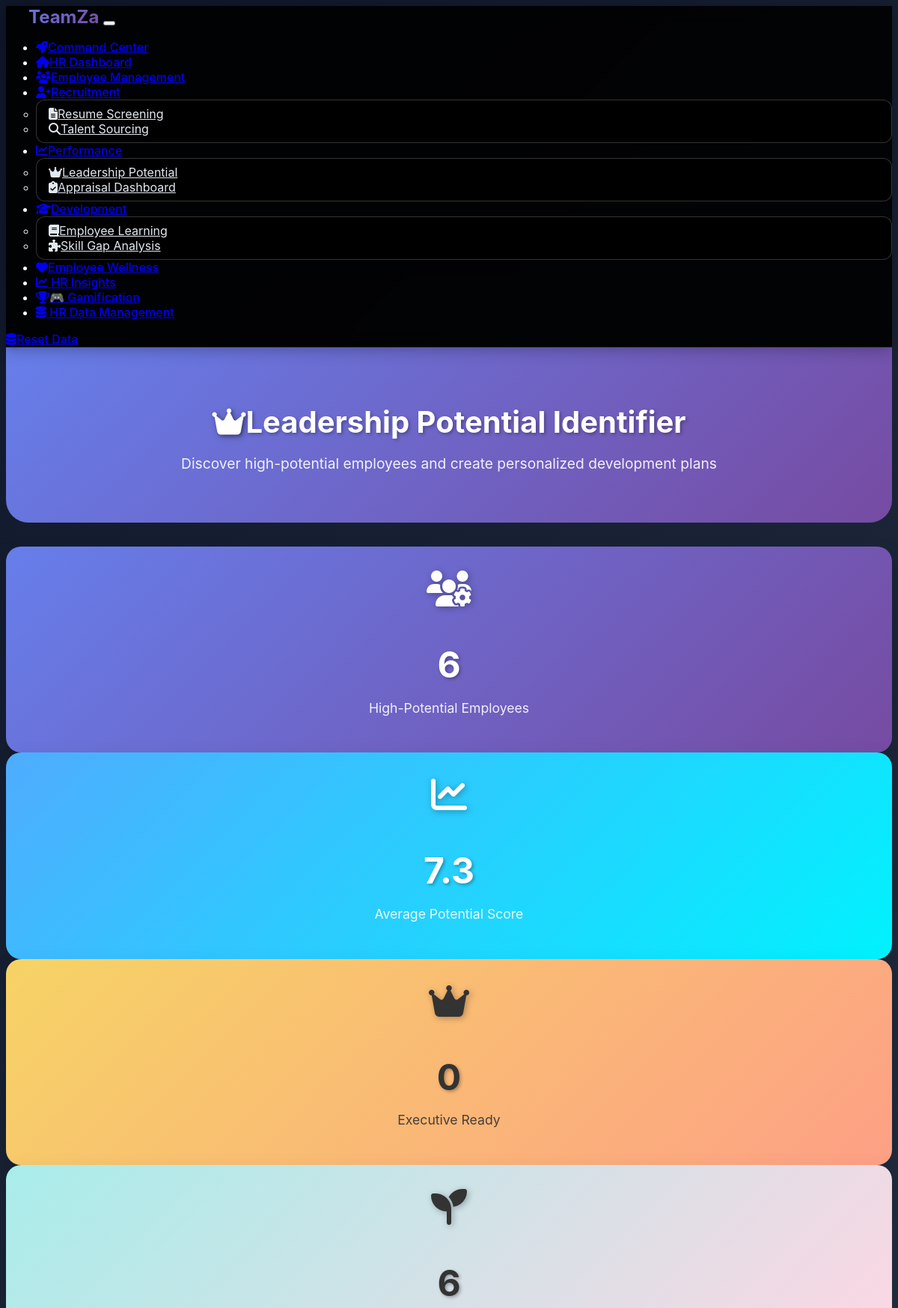
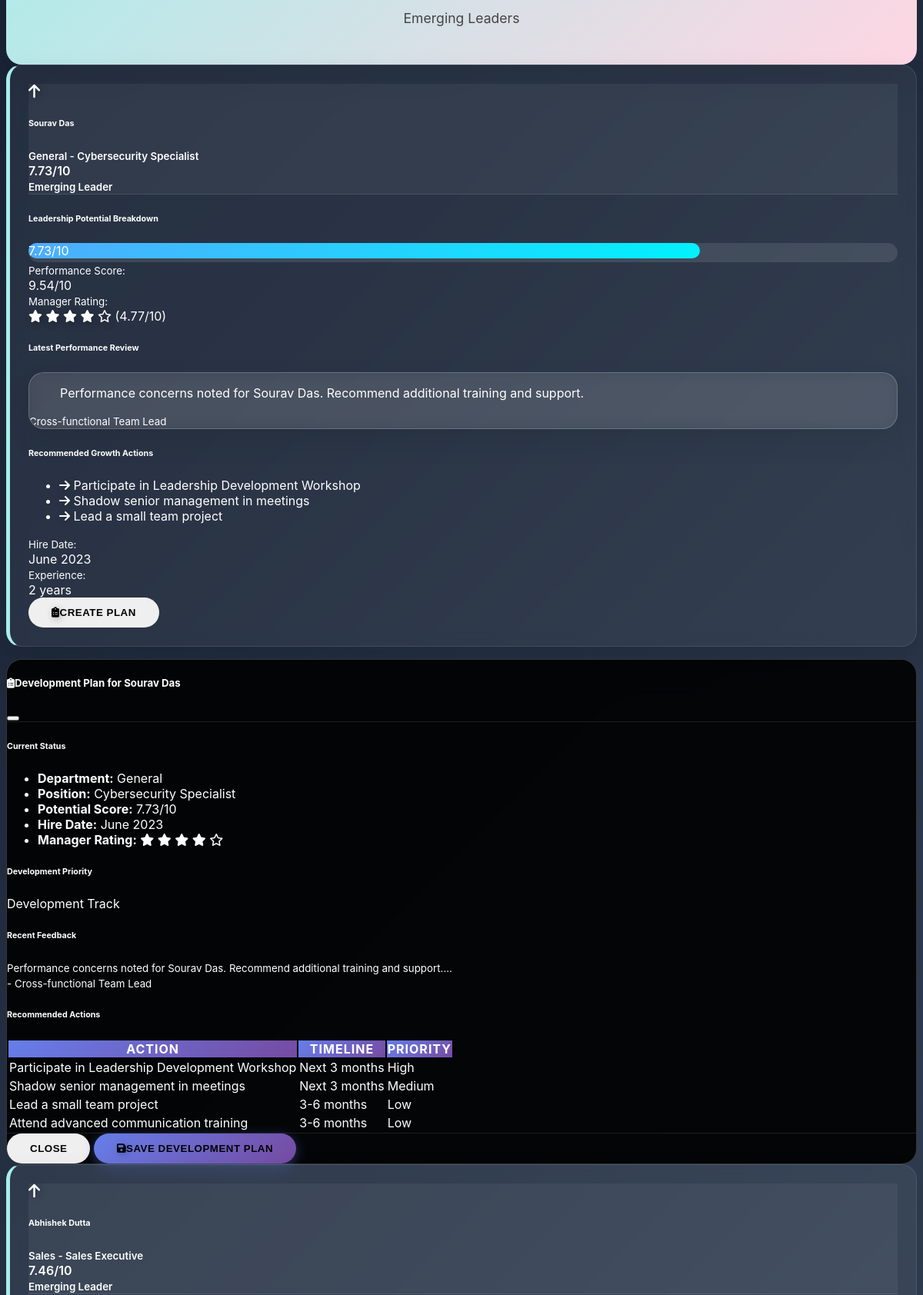
The page /leadership-potential (upper part) on the database its author committed (2 pictures, top to bottom).
### models.py (models this page shows, shortened)
class Employee(db.Model):
    id = db.Column(db.Integer, primary_key=True)
    name = db.Column(db.String(100), nullable=False)
    email = db.Column(db.String(120), unique=True, nullable=False)
    department = db.Column(db.String(50), nullable=False)
    position = db.Column(db.String(100), nullable=False)
    hire_date = db.Column(db.Date, nullable=False)
    current_salary = db.Column(db.Float, default=0.0)
    performance_score = db.Column(db.Float, default=0.0)
    skills = db.Column(Text)  # JSON string of skills
    gender = db.Column(db.String(20))
    region = db.Column(db.String(50))
    age = db.Column(db.Integer)
    experience_years = db.Column(db.Integer)
    manager_rating = db.Column(db.Float)
    last_hike_date = db.Column(db.Date)
    last_promotion_date = db.Column(db.Date)
    skill_gaps = db.Column(db.String(500))
    status = db.Column(db.String(20), default='active')  # active, inactive, terminated
    created_at = db.Column(db.DateTime, default=datetime.utcnow)

### routes.py (the view)
@app.route('/leadership-potential')
def leadership_potential():
    employees = Employee.query.all()
    reviewers = [
        "Mr. Prabhu Narayan (Team Lead)",
        "Ms. Dhruti Chand (Managing Director)",
        "Ms. Pratibha Sharma (Recruitment Officer)"
    ]
    leadership_candidates = []
    reviewer_usage = {reviewer: 0 for reviewer in reviewers}
    for employee in employees:
        potential_score = hr_analytics.calculate_leadership_potential(employee)
        if potential_score > 7.0:  # High potential threshold
            growth_actions = hr_analytics.suggest_growth_actions(employee, potential_score)
            manager_rating = employee.manager_rating or 7.0
            review_data = hr_analytics.generate_performance_review_with_reviewer(
                employee.name, manager_rating
            )
            leadership_candidates.append({
                'employee': employee,
                'potential_score': potential_score,
                'growth_actions': growth_actions,
                'review': review_data['feedback'],
                'reviewer': review_data['reviewer'],
                'star_rating': int(review_data['overall_rating'])
            })
    leadership_candidates.sort(key=lambda x: x['potential_score'], reverse=True)
    return render_template('leadership_potential.html',
                         candidates=leadership_candidates)

### templates/leadership_potential.html (shortened to what this page needs)
{% extends "base.html" %}
{% block content %}
<div class="page-header fade-in">
    <div class="container">
        <h1><i class="fas fa-crown me-3"></i>Leadership Potential Identifier</h1>
        <p>Discover high-potential employees and create personalized development plans</p>
    </div>
</div>
<div class="container">
{% if candidates %}
<div class="row mb-5">
    <div class="col-lg-3 col-md-6 mb-4">
        <div class="card bg-primary fade-in dashboard-stat" style="animation-delay: 0.1s;">
            <div class="card-body">
                <i class="fas fa-users-cog fa-3x mb-3"></i>
                <h3>{{ candidates|length }}</h3>
                <p>High-Potential Employees</p>
            </div>
        </div>
    </div>
    <div class="col-lg-3 col-md-6 mb-4">
        <div class="card bg-success fade-in dashboard-stat" style="animation-delay: 0.2s;">
            <div class="card-body">
                <i class="fas fa-chart-line fa-3x mb-3"></i>
                <h3>{{ (candidates|map(attribute='potential_score')|sum / candidates|length)|round(1) }}</h3>
                <p>Average Potential Score</p>
            </div>
        </div>
    </div>
    <div class="col-lg-3 col-md-6 mb-4">
        <div class="card bg-warning fade-in dashboard-stat" style="animation-delay: 0.3s;">
            <div class="card-body">
                <i class="fas fa-crown fa-3x mb-3"></i>
                <h3>{{ candidates|selectattr('potential_score', 'ge', 8.5)|list|length }}</h3>
                <p>Executive Ready</p>
            </div>
        </div>
    </div>
    <div class="col-lg-3 col-md-6 mb-4">
        <div class="card bg-info fade-in dashboard-stat" style="animation-delay: 0.4s;">
            <div class="card-body">
                <i class="fas fa-seedling fa-3x mb-3"></i>
                <h3>{{ candidates|selectattr('potential_score', 'ge', 7.0)|selectattr('potential_score', 'lt', 8.5)|list|length }}</h3>
                <p>Emerging Leaders</p>
            </div>
        </div>
    </div>
</div>
<div class="row">
    {% for candidate in candidates %}
    <div class="col-lg-6 mb-4">
        <div class="card h-100 employee-card fade-in" style="animation-delay: {{ loop.index0 * 0.1 }}s; border-left: 5px solid {% if candidate.potential_score >= 8.5 %}#f6d365{% elif candidate.potential_score >= 8.0 %}#4facfe{% else %}#a8edea{% endif %}">
            <div class="card-header d-flex justify-content-between align-items-center">
                <div class="d-flex align-items-center">
                    <div class="me-3">
                        {% if candidate.potential_score >= 8.5 %}
                        <i class="fas fa-crown text-warning fa-lg"></i>
                        {% elif candidate.potential_score >= 8.0 %}
                        <i class="fas fa-star text-success fa-lg"></i>
                        {% else %}
                        <i class="fas fa-arrow-up text-info fa-lg"></i>
                        {% endif %}
                    </div>
                    <div>
                        <h6 class="mb-0">{{ candidate.employee.name }}</h6>
                        <small class="text-muted">{{ candidate.employee.department }} - {{ candidate.employee.position }}</small>
                    </div>
                </div>
                <div class="text-end">
                    <div class="badge bg-{% if candidate.potential_score >= 8.5 %}warning{% elif candidate.potential_score >= 8.0 %}success{% else %}info{% endif %} fs-6">
                        {{ candidate.potential_score }}/10
                    </div>
                    <div>
                        <small class="text-muted">
                            {% if candidate.potential_score >= 8.5 %}
                            Executive Ready
                            {% elif candidate.potential_score >= 8.0 %}
                            High Potential
                            {% else %}
                            Emerging Leader
                            {% endif %}
                        </small>
                    </div>
                </div>
            </div>
            <div class="card-body">
                <div class="mb-3">
                    <h6 class="mb-2">Leadership Potential Breakdown</h6>
                    <div class="progress mb-2" style="height: 25px;">
                        <div class="progress-bar bg-{% if candidate.potential_score >= 8.5 %}warning{% elif candidate.potential_score >= 8.0 %}success{% else %}info{% endif %}"
                             style="width: {{ candidate.potential_score * 10 }}%">
                            {{ candidate.potential_score }}/10
                        </div>
                    </div>
                </div>
                <div class="row mb-3">
                    <div class="col-6">
                        <small class="text-muted">Performance Score:</small>
                        <div class="fw-bold">{{ candidate.employee.performance_score or 'N/A' }}/10</div>
                    </div>
                    <div class="col-6">
                        <small class="text-muted">Manager Rating:</small>
                        <div class="fw-bold">
                            {% for i in range(candidate.star_rating) %}
                            <i class="fas fa-star text-warning"></i>
                            {% endfor %}
                            {% for i in range(5 - candidate.star_rating) %}
                            <i class="far fa-star text-muted"></i>
                            {% endfor %}
                            ({{ candidate.employee.manager_rating or 'N/A' }}/10)
                        </div>
                    </div>
                </div>
                <div class="mb-3">
                    <h6 class="mb-2">Latest Performance Review</h6>
                    <div class="card border-light">
                        <div class="card-body p-3">
                            <blockquote class="blockquote mb-2">
                                <p class="mb-0 small">{{ candidate.review }}</p>
                            </blockquote>
                            <footer class="blockquote-footer mb-0">
                                <small>{{ candidate.reviewer }}</small>
                            </footer>
                        </div>
                    </div>
                </div>
                <div class="mb-4">
                    <h6 class="mb-2">Recommended Growth Actions</h6>
                    <ul class="list-unstyled">
                        {% for action in candidate.growth_actions[:3] %}
                        <li class="mb-2">
                            <i class="fas fa-arrow-right text-primary me-2"></i>
                            <span class="small">{{ action }}</span>
                        </li>
                        {% endfor %}
                    </ul>
                </div>
                <div class="d-flex justify-content-between align-items-center">
                    <div>
                        <small class="text-muted">Hire Date:</small>
                        <div class="small">
                            {% if candidate.employee.hire_date %}
                                {{ candidate.employee.hire_date.strftime('%B %Y') }}
                            {% else %}
                                N/A
                            {% endif %}
                        </div>
                        <small class="text-muted">Experience:</small>
                        <div class="small">{{ candidate.employee.experience_years or 0 }} years</div>
                    </div>
                    <button class="btn btn-outline-primary btn-sm" data-bs-toggle="modal" data-bs-target="#developmentModal{{ loop.index }}">
                        <i class="fas fa-clipboard-list me-1"></i>Create Plan
                    </button>
                </div>
            </div>
        </div>
    </div>
    <div class="modal fade" id="developmentModal{{ loop.index }}" tabindex="-1">
        <div class="modal-dialog modal-lg">
            <div class="modal-content">
                <div class="modal-header">
                    <h5 class="modal-title">
                        <i class="fas fa-clipboard-list me-2"></i>Development Plan for {{ candidate.employee.name }}
                    </h5>
                    <button type="button" class="btn-close" data-bs-dismiss="modal"></button>
                </div>
                <div class="modal-body">
                    <div class="row mb-4">
                        <div class="col-md-6">
                            <h6>Current Status</h6>
                            <ul class="list-unstyled">
                                <li><strong>Department:</strong> {{ candidate.employee.department }}</li>
                                <li><strong>Position:</strong> {{ candidate.employee.position }}</li>
                                <li><strong>Potential Score:</strong> {{ candidate.potential_score }}/10</li>
                                <li><strong>Hire Date:</strong>
                                    {% if candidate.employee.hire_date %}
                                        {{ candidate.employee.hire_date.strftime('%B %Y') }}
                                    {% else %}
                                        N/A
                                    {% endif %}
                                </li>
                                <li><strong>Manager Rating:</strong>
                                    {% for i in range(candidate.star_rating) %}
                                    <i class="fas fa-star text-warning"></i>
                                    {% endfor %}
                                    {% for i in range(5 - candidate.star_rating) %}
                                    <i class="far fa-star text-muted"></i>
                                    {% endfor %}
                                </li>
                            </ul>
                        </div>
                        <div class="col-md-6">
                            <h6>Development Priority</h6>
                            <span class="badge bg-{% if candidate.potential_score >= 8.5 %}warning{% elif candidate.potential_score >= 8.0 %}success{% else %}info{% endif %} fs-6">
                                {% if candidate.potential_score >= 8.5 %}
                                Executive Track
                                {% elif candidate.potential_score >= 8.0 %}
                                Leadership Track
                                {% else %}
                                Development Track
                                {% endif %}
                            </span>
                            <div class="mt-3">
                                <h6>Recent Feedback</h6>
                                <div class="border rounded p-2 bg-light">
                                    <small class="text-muted">{{ candidate.review[:100] }}...</small>
                                    <div class="mt-1">
                                        <small class="fw-bold">- {{ candidate.reviewer }}</small>
                                    </div>
                                </div>
                            </div>
                        </div>
                    </div>
                    <h6>Recommended Actions</h6>
                    <div class="table-responsive">
                        <table class="table table-striped">
                            <thead>
                                <tr>
                                    <th>Action</th>
                                    <th>Timeline</th>
                                    <th>Priority</th>
                                </tr>
                            </thead>
                            <tbody>
                                {% for action in candidate.growth_actions %}
                                <tr>
                                    <td>{{ action }}</td>
                                    <td>
                                        {% if loop.index <= 2 %}
                                        Next 3 months
                                        {% else %}
                                        3-6 months
                                        {% endif %}
                                    </td>
                                    <td>
                                        <span class="badge bg-{% if loop.index == 1 %}danger{% elif loop.index == 2 %}warning{% else %}info{% endif %}">
                                            {% if loop.index == 1 %}
                                            High
                                            {% elif loop.index == 2 %}
                                            Medium
                                            {% else %}
                                            Low
                                            {% endif %}
                                        </span>
                                    </td>
                                </tr>
                                {% endfor %}
                            </tbody>
                        </table>
                    </div>
                </div>
                <div class="modal-footer">
                    <button type="button" class="btn btn-secondary" data-bs-dismiss="modal">Close</button>
                    <button type="button" class="btn btn-primary">
                        <i class="fas fa-save me-1"></i>Save Development Plan
                    </button>
                </div>
            </div>
        </div>
    </div>
    {% endfor %}
</div>
{% endif %}
{% endblock %}

### rows shown on the page
Employee: employee.name "Sourav Das", employee.department "General", employee.position "Cybersecurity Specialist", employee "9.54", employee "4.77", employee.hire_date "June 2023", employee "2", employee.name "Sourav Das", employee.department "General", employee.position "Cybersecurity Specialist", employee.hire_date "June 2023"
Employee: employee.name "Abhishek Dutta", employee.department "Sales", employee.position "Sales Executive"

### other values the page prints
{{ candidates|length }} "6"
{{ candidates|selectattr('potential_score', 'ge', 8.5)|list|length }} "0"
{{ candidate.potential_score }} "7.73" "7.46"
{{ candidate.potential_score }} "7.73"
{{ candidate.review }} "Performance concerns noted for Sourav Das. Recommend additional training and support."
{{ candidate.reviewer }} "Cross-functional Team Lead"
{{ action }} "Participate in Leadership Development Workshop" "Shadow senior management in meetings" "Lead a small team project"
{{ candidate.review[:100] }} "Performance concerns noted for Sourav Das. Recommend additional training and support."
{{ action }} "Participate in Leadership Development Workshop" "Shadow senior management in meetings" "Lead a small team project" "Attend advanced communication training"
